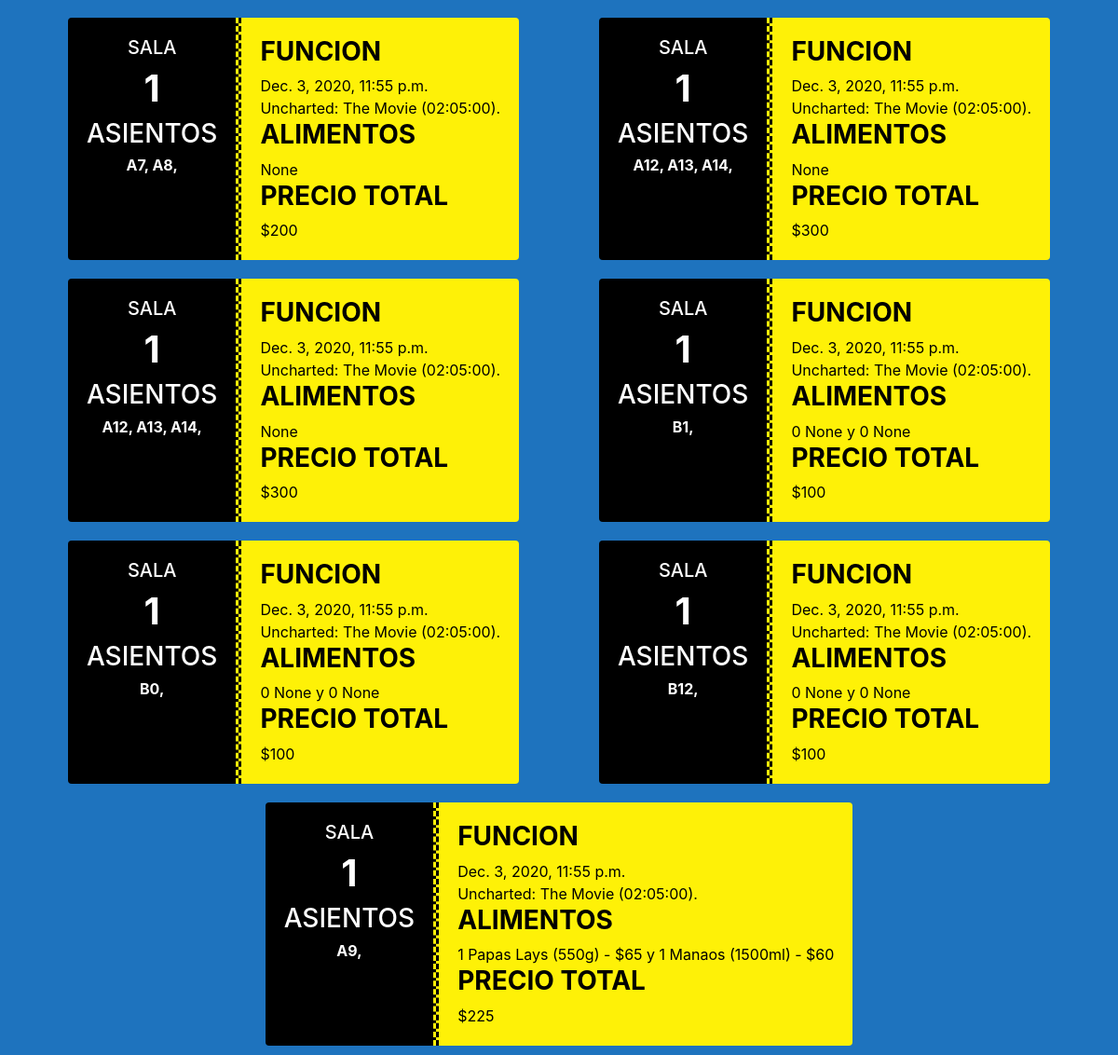
Page /client/mytickets/ (signed in, lower part) on the earlier database version.
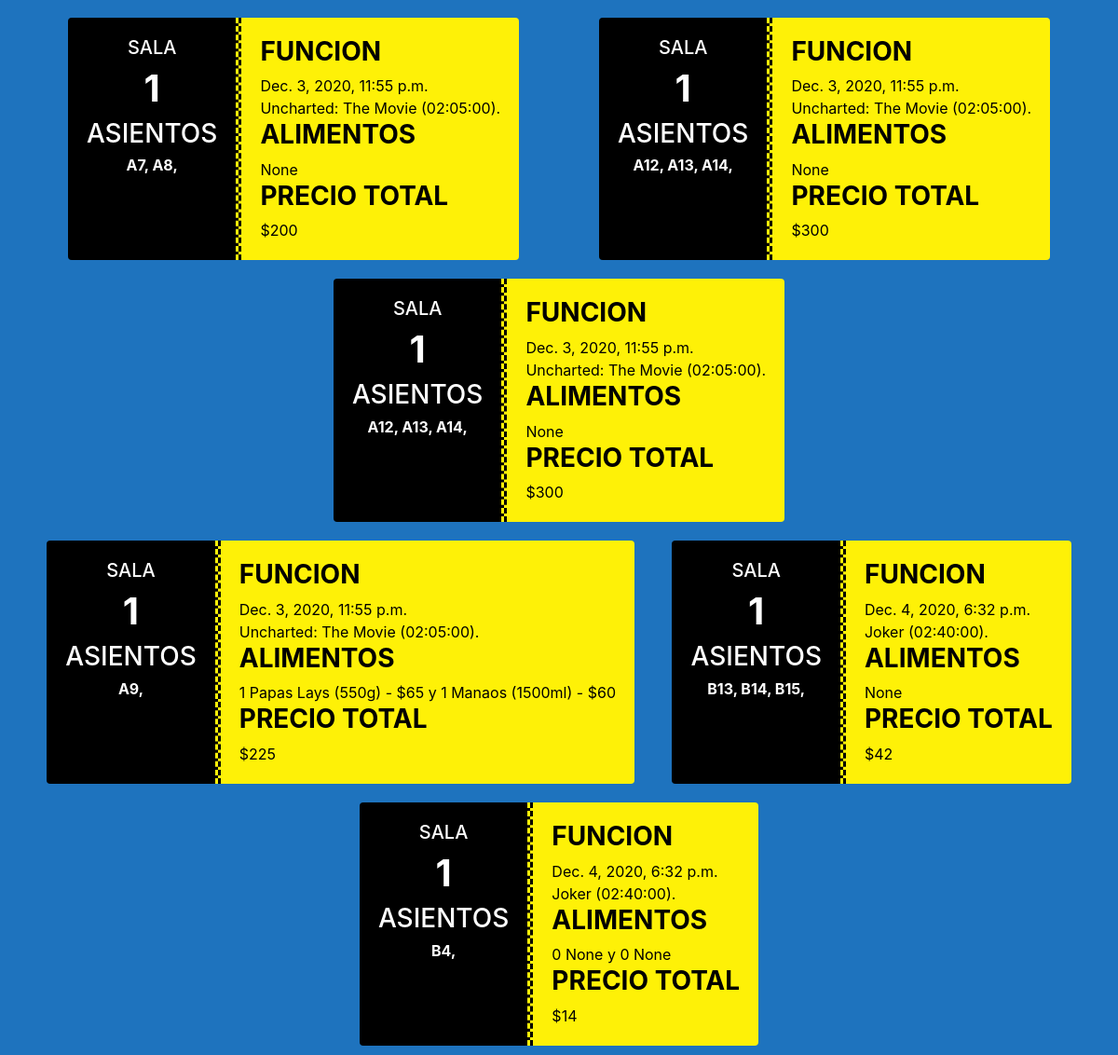
Same page on the later database version.
### FilmHub/models.py (models this page shows, shortened)
class Factura(models.Model):
    boleto = models.ForeignKey(Boleto, on_delete=models.CASCADE)
    combo_comida = models.ForeignKey(Combo_Comida, on_delete=models.CASCADE, null=True, blank=True)
    user = models.ForeignKey(User, on_delete=models.CASCADE, blank=True, null=True)
    precio_final = models.IntegerField(default=0, blank=True, null=True)
    def precio_total(self):
        valor_boleto = self.boleto.funcion.pelicula.precio_base * len(self.boleto.asientos.all())
        try:
            valor_alimentos = self.combo_comida.comida.precio_unidad * self.combo_comida.cant_comida + self.combo_comida.bebida.precio_unidad * self.combo_comida.cant_bebida
            self.precio_final = valor_boleto + valor_alimentos
            print ("no dio error")
        except:
            self.precio_final = valor_boleto
            print ("dio error")
        self.save()
    def __str__(self):
        fechayhora = datetime.datetime.now()
        fecha_y_hora = fechayhora.strftime("%d-%m-%Y %H:%M:%S")
        self.precio_total()
        return "$" + str(self.precio_final)

class Boleto(models.Model):
    id = models.AutoField(primary_key=True)
    asientos = models.ManyToManyField(Asiento, blank=True)
    funcion = models.ForeignKey(Funcion, on_delete=models.SET_NULL, null=True)

class Funcion(models.Model):
    id = models.AutoField(primary_key=True)
    horario = models.DateTimeField(null=True)
    sala = models.ForeignKey(Sala, on_delete=models.CASCADE, null=True)
    pelicula = models.ForeignKey(Pelicula, on_delete=models.CASCADE, null=True)

class Sala(models.Model):
    id = models.AutoField(primary_key=True)
    numero = models.IntegerField(default=0, blank=True, null=True)

class Asiento(models.Model):
    id = models.AutoField(primary_key=True)
    reservado = models.BooleanField(default=False)
    fila = models.CharField(max_length=1)
    butaca = models.IntegerField(default=0, blank=True, null=True)
    sala = models.ForeignKey(Sala, on_delete=models.CASCADE, null=True)

class Pelicula(models.Model):
    id = models.AutoField(primary_key=True)
    nombre = models.CharField(max_length=25)
    descripcion = models.CharField(max_length=100)
    portada = models.ImageField(default='default.jpg', upload_to='portadas')
    duracion = models.TimeField(null=True)
    precio_base = models.IntegerField(default=0, blank=True, null=True)
    def __str__(self):
        return str(self.nombre) + " (" + str(self.duracion) + ")."

class Combo_Comida(models.Model):
    id = models.AutoField(primary_key=True)
    comida = models.ForeignKey(Comida, on_delete=models.CASCADE, blank=True, null=True)
    cant_comida = models.IntegerField(default=0, blank=True, null=True)
    bebida = models.ForeignKey(Bebida, on_delete=models.CASCADE, blank=True, null=True)
    cant_bebida = models.IntegerField(default=0, blank=True, null=True)
    def __str__(self):
        return str(self.cant_comida) + " " + str(self.comida) + " y " + str(self.cant_bebida) + " " + str(self.bebida)

class Comida(models.Model):
    id = models.AutoField(primary_key=True)
    nombre = models.CharField(max_length=25)
    contenido_neto = models.IntegerField(default=0, blank=True, null=True)
    precio_unidad = models.IntegerField(default=0, blank=True, null=True)
    def __str__(self):
        return (self.nombre + " (" + str(self.contenido_neto) + "g)" + " - " + "$" + str(self.precio_unidad))

class Bebida(models.Model):
    id = models.AutoField(primary_key=True)
    nombre = models.CharField(max_length=25)
    contenido_neto = models.IntegerField(default=0, blank=True, null=True)
    precio_unidad = models.IntegerField(default=0, blank=True, null=True)
    def __str__(self):
        return (self.nombre + " (" + str(self.contenido_neto) + "ml)" + " - " + "$" + str(self.precio_unidad))

### FilmHub/views.py (the view)
# urls.py: path('client/mytickets/', views.MyTicketsView, name="my_tickets"),
@login_required(login_url='loginView')
def MyTicketsView(request):
    facturas = Factura.objects.filter(user=request.user)
    now = datetime.datetime.now()
    context= {
        'facturas':facturas
    }
    return render(request, 'FilmHub/my_tickets.html', context)

### FilmHub/templates/FilmHub/my_tickets.html
{% extends 'FilmHub/main.html'%}
{% block content %}
<div class="container h-100">
    <div class="row justify-content-around">
                {% for factura in facturas  %}
                <div class="col-sm-auto">
                <div style="margin:10px 0px 10px 0px" class="row justify-content-center">
                    <div style="color:white;background-color:black;border-top-right-radius: 0px;border-bottom-right-radius: 0px;border-style: none dashed none none;border-color: #fef107ff;border-width: 3px;" class="card card-body">
                        <div class="col-md-auto">
                            <div class="row justify-content-center">
                                <h5>SALA</h5>
                            </div>
                            <div class="row justify-content-center">
                                <h1><b>{{ factura.boleto.funcion.sala.numero }}</b></h1>
                            </div>
                            <div class="row justify-content-center">
                                <h3>ASIENTOS </h3>
                            </div>
                            <div class="row justify-content-center">
                                <h6><b> {% for asiento in factura.boleto.asientos.all %}{{ asiento.fila}}{{ asiento.butaca}}, {%endfor%}</b> </h6>
                            </div>
                        </div>
                    </div>
                    <div style="color:black;background-color:#fef107ff;border-top-left-radius: 0px;border-bottom-left-radius: 0px;border-style: none none none dashed;border-color: black;border-width: 3px;" class="card card-body">
                        <div class="col-md-auto">
                            <div class="row justify-content-left">
                                <h3><b>FUNCION </b></h3>
                            </div>
                            <div class="row justify-content-left">
                                {{ factura.boleto.funcion.horario }}
                            </div>
                            <div class="row justify-content-left">
                                {{ factura.boleto.funcion.pelicula }}
                            </div>
                            <div class="row justify-content-left">
                                <h3><b>ALIMENTOS</b></h3>
                            </div>
                            <div class="row justify-content-left">
                                {{ factura.combo_comida }}
                            </div>
                            <div class="row justify-content-left">
                                <h3><b>PRECIO TOTAL</b></h3>
                            </div>
                            <div class="row justify-content-left">
                                {{ factura }}
                            </div>
                        </div>
                    </div>
                </div>
                </div>
                {% endfor %}
    </div>
</div>
{% endblock %}

Differences in the rows shown:
removed Factura: boleto.funcion.sala.numero "1", boleto.funcion.horario "Dec. 3, 2020, 11:55 p.m.", boleto.funcion.pelicula "Uncharted: The Movie (02:05:00).", combo_comida "0 None y 0 None", boleto+combo_comida+id "$100"
no longer on this page (row unchanged): Asiento: fila "B", butaca "1"
removed Factura: boleto.funcion.sala.numero "1", boleto.funcion.horario "Dec. 3, 2020, 11:55 p.m.", boleto.funcion.pelicula "Uncharted: The Movie (02:05:00).", combo_comida "0 None y 0 None", boleto+combo_comida+id "$100"
no longer on this page (row unchanged): Asiento: fila "B", butaca "0", shown under "1"
removed Factura: boleto.funcion.sala.numero "1", boleto.funcion.horario "Dec. 3, 2020, 11:55 p.m.", boleto.funcion.pelicula "Uncharted: The Movie (02:05:00).", combo_comida "0 None y 0 None", boleto+combo_comida+id "$100"
no longer on this page (row unchanged): Asiento: fila "B", butaca "12", shown under "1"
added Factura: boleto.funcion.sala.numero "1", boleto.funcion.horario "Dec. 4, 2020, 6:32 p.m.", boleto.funcion.pelicula "Joker (02:40:00).", combo_comida "None", boleto+combo_comida+id "$42"
now on this page (row edited): Asiento: fila "B", butaca "13", shown under "1"
now on this page (row edited): Asiento: fila "B", butaca "14", shown under "1"
now on this page (row edited): Asiento: fila "B", butaca "15", shown under "1"
added Factura: boleto.funcion.sala.numero "1", boleto.funcion.horario "Dec. 4, 2020, 6:32 p.m.", boleto.funcion.pelicula "Joker (02:40:00).", combo_comida "0 None y 0 None", boleto+combo_comida+id "$14"
now on this page (row edited): Asiento: fila "B", butaca "4", shown under "1"
